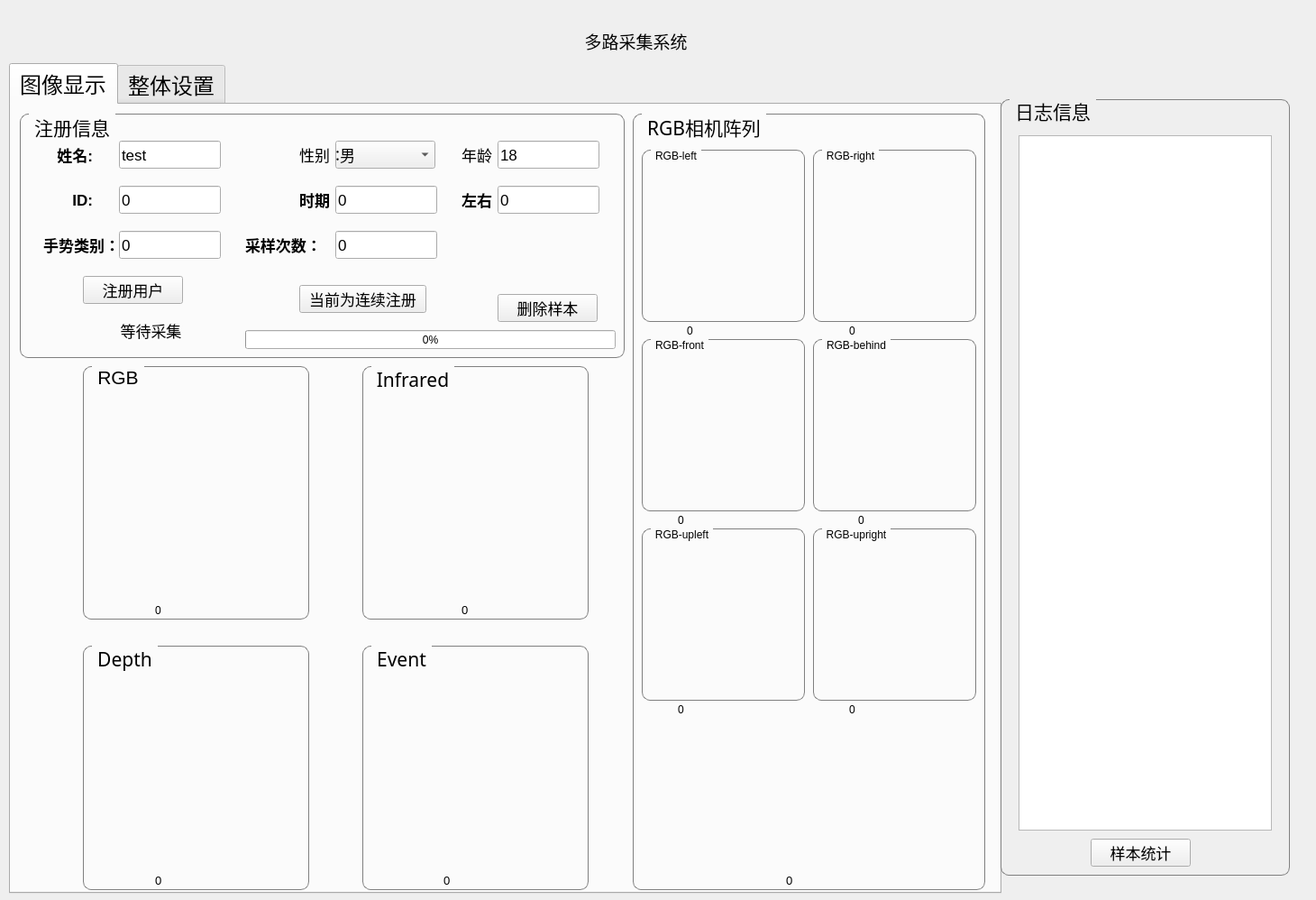
<?xml version="1.0" encoding="UTF-8"?>
<ui version="4.0">
 <class>MAIN_WINDOW</class>
 <widget class="QWidget" name="MAIN_WINDOW">
  <property name="geometry">
   <rect>
    <x>0</x>
    <y>0</y>
    <width>1460</width>
    <height>998</height>
   </rect>
  </property>
  <property name="windowTitle">
   <string>MAIN_WINDOW</string>
  </property>
  <widget class="QTabWidget" name="tabWidget">
   <property name="geometry">
    <rect>
     <x>10</x>
     <y>70</y>
     <width>1101</width>
     <height>921</height>
    </rect>
   </property>
   <property name="font">
    <font>
     <family>AcadEref</family>
     <pointsize>18</pointsize>
    </font>
   </property>
   <property name="currentIndex">
    <number>0</number>
   </property>
   <widget class="QWidget" name="tab">
    <attribute name="title">
     <string>图像显示</string>
    </attribute>
    <widget class="QGroupBox" name="groupBox_RGB_0">
     <property name="geometry">
      <rect>
       <x>690</x>
       <y>10</y>
       <width>391</width>
       <height>861</height>
      </rect>
     </property>
     <property name="font">
      <font>
       <family>黑体</family>
       <pointsize>16</pointsize>
      </font>
     </property>
     <property name="styleSheet">
      <string notr="true">QGroupBox {     
border: 1px solid gray;     
border-radius: 9px;     
margin-top: 0.5em;
}

QGroupBox::title {     
subcontrol-origin: margin;     
left: 10px;     
padding: 0 3px 0 3px;
 }</string>
     </property>
     <property name="title">
      <string>RGB相机阵列</string>
     </property>
     <widget class="QGroupBox" name="groupBox_RGB_2">
      <property name="geometry">
       <rect>
        <x>10</x>
        <y>250</y>
        <width>181</width>
        <height>191</height>
       </rect>
      </property>
      <property name="font">
       <font>
        <family>Arial</family>
       </font>
      </property>
      <property name="title">
       <string>RGB-front</string>
      </property>
      <widget class="QLabel" name="label_RGB_2">
       <property name="geometry">
        <rect>
         <x>10</x>
         <y>20</y>
         <width>160</width>
         <height>160</height>
        </rect>
       </property>
       <property name="text">
        <string/>
       </property>
      </widget>
     </widget>
     <widget class="QGroupBox" name="groupBox_RGB_3">
      <property name="geometry">
       <rect>
        <x>200</x>
        <y>250</y>
        <width>181</width>
        <height>191</height>
       </rect>
      </property>
      <property name="font">
       <font>
        <family>Arial</family>
       </font>
      </property>
      <property name="title">
       <string>RGB-behind</string>
      </property>
      <widget class="QLabel" name="label_RGB_3">
       <property name="geometry">
        <rect>
         <x>10</x>
         <y>20</y>
         <width>160</width>
         <height>160</height>
        </rect>
       </property>
       <property name="text">
        <string/>
       </property>
      </widget>
     </widget>
     <widget class="QGroupBox" name="groupBox_RGB_4">
      <property name="geometry">
       <rect>
        <x>10</x>
        <y>460</y>
        <width>181</width>
        <height>191</height>
       </rect>
      </property>
      <property name="font">
       <font>
        <family>Arial</family>
       </font>
      </property>
      <property name="title">
       <string>RGB-upleft</string>
      </property>
      <widget class="QLabel" name="label_RGB_4">
       <property name="geometry">
        <rect>
         <x>10</x>
         <y>20</y>
         <width>160</width>
         <height>160</height>
        </rect>
       </property>
       <property name="text">
        <string/>
       </property>
      </widget>
     </widget>
     <widget class="QGroupBox" name="groupBox_RGB_5">
      <property name="geometry">
       <rect>
        <x>200</x>
        <y>460</y>
        <width>181</width>
        <height>191</height>
       </rect>
      </property>
      <property name="font">
       <font>
        <family>Arial</family>
       </font>
      </property>
      <property name="title">
       <string>RGB-upright</string>
      </property>
      <widget class="QLabel" name="label_RGB_5">
       <property name="geometry">
        <rect>
         <x>10</x>
         <y>20</y>
         <width>160</width>
         <height>160</height>
        </rect>
       </property>
       <property name="text">
        <string/>
       </property>
      </widget>
     </widget>
     <widget class="QLabel" name="label_frameRates_2">
      <property name="geometry">
       <rect>
        <x>50</x>
        <y>440</y>
        <width>101</width>
        <height>21</height>
       </rect>
      </property>
      <property name="text">
       <string>0</string>
      </property>
     </widget>
     <widget class="QLabel" name="label_frameRates_3">
      <property name="geometry">
       <rect>
        <x>250</x>
        <y>440</y>
        <width>101</width>
        <height>21</height>
       </rect>
      </property>
      <property name="text">
       <string>0</string>
      </property>
     </widget>
     <widget class="QLabel" name="label_frameRates_4">
      <property name="geometry">
       <rect>
        <x>50</x>
        <y>650</y>
        <width>111</width>
        <height>21</height>
       </rect>
      </property>
      <property name="text">
       <string>0</string>
      </property>
     </widget>
     <widget class="QLabel" name="label_frameRates_5">
      <property name="geometry">
       <rect>
        <x>240</x>
        <y>650</y>
        <width>111</width>
        <height>21</height>
       </rect>
      </property>
      <property name="text">
       <string>0</string>
      </property>
     </widget>
     <widget class="QGroupBox" name="groupBox_RGB_6">
      <property name="geometry">
       <rect>
        <x>10</x>
        <y>40</y>
        <width>181</width>
        <height>191</height>
       </rect>
      </property>
      <property name="font">
       <font>
        <family>Arial</family>
       </font>
      </property>
      <property name="title">
       <string>RGB-left</string>
      </property>
      <widget class="QLabel" name="label_RGB_6">
       <property name="geometry">
        <rect>
         <x>10</x>
         <y>20</y>
         <width>160</width>
         <height>160</height>
        </rect>
       </property>
       <property name="text">
        <string/>
       </property>
      </widget>
     </widget>
     <widget class="QLabel" name="label_frameRates_6">
      <property name="geometry">
       <rect>
        <x>60</x>
        <y>230</y>
        <width>111</width>
        <height>21</height>
       </rect>
      </property>
      <property name="text">
       <string>0</string>
      </property>
     </widget>
     <widget class="QGroupBox" name="groupBox_RGB_7">
      <property name="geometry">
       <rect>
        <x>200</x>
        <y>40</y>
        <width>181</width>
        <height>191</height>
       </rect>
      </property>
      <property name="font">
       <font>
        <family>Arial</family>
       </font>
      </property>
      <property name="title">
       <string>RGB-right</string>
      </property>
      <widget class="QLabel" name="label_RGB_7">
       <property name="geometry">
        <rect>
         <x>10</x>
         <y>20</y>
         <width>160</width>
         <height>160</height>
        </rect>
       </property>
       <property name="text">
        <string/>
       </property>
      </widget>
     </widget>
     <widget class="QLabel" name="label_frameRates_7">
      <property name="geometry">
       <rect>
        <x>240</x>
        <y>230</y>
        <width>111</width>
        <height>21</height>
       </rect>
      </property>
      <property name="text">
       <string>0</string>
      </property>
     </widget>
     <widget class="QLabel" name="label_Stereo">
      <property name="geometry">
       <rect>
        <x>30</x>
        <y>680</y>
        <width>321</width>
        <height>161</height>
       </rect>
      </property>
      <property name="text">
       <string/>
      </property>
     </widget>
     <widget class="QLabel" name="label_frameRates_Stereo">
      <property name="geometry">
       <rect>
        <x>170</x>
        <y>840</y>
        <width>101</width>
        <height>21</height>
       </rect>
      </property>
      <property name="font">
       <font>
        <pointsize>10</pointsize>
       </font>
      </property>
      <property name="text">
       <string>0</string>
      </property>
     </widget>
    </widget>
    <widget class="QGroupBox" name="groupBox_regist">
     <property name="geometry">
      <rect>
       <x>10</x>
       <y>10</y>
       <width>671</width>
       <height>271</height>
      </rect>
     </property>
     <property name="font">
      <font>
       <family>黑体</family>
       <pointsize>16</pointsize>
      </font>
     </property>
     <property name="styleSheet">
      <string notr="true">QGroupBox {     
border: 1px solid gray;     
border-radius: 9px;     
margin-top: 0.5em;
}

QGroupBox::title {     
subcontrol-origin: margin;     
left: 10px;     
padding: 0 3px 0 3px;
 }</string>
     </property>
     <property name="title">
      <string>注册信息</string>
     </property>
     <widget class="QLabel" name="label_NUM">
      <property name="geometry">
       <rect>
        <x>250</x>
        <y>130</y>
        <width>101</width>
        <height>31</height>
       </rect>
      </property>
      <property name="font">
       <font>
        <family>Arial</family>
        <pointsize>13</pointsize>
        <weight>75</weight>
        <bold>true</bold>
       </font>
      </property>
      <property name="text">
       <string>采样次数：</string>
      </property>
     </widget>
     <widget class="QLineEdit" name="lineEdit_NUM">
      <property name="geometry">
       <rect>
        <x>350</x>
        <y>130</y>
        <width>113</width>
        <height>31</height>
       </rect>
      </property>
      <property name="font">
       <font>
        <family>Arial</family>
        <pointsize>13</pointsize>
       </font>
      </property>
      <property name="text">
       <string>0</string>
      </property>
     </widget>
     <widget class="QLineEdit" name="lineEdit_ID">
      <property name="geometry">
       <rect>
        <x>110</x>
        <y>80</y>
        <width>113</width>
        <height>31</height>
       </rect>
      </property>
      <property name="font">
       <font>
        <family>Arial</family>
        <pointsize>13</pointsize>
       </font>
      </property>
      <property name="text">
       <string>0</string>
      </property>
     </widget>
     <widget class="QLabel" name="label_ID">
      <property name="geometry">
       <rect>
        <x>30</x>
        <y>80</y>
        <width>51</width>
        <height>31</height>
       </rect>
      </property>
      <property name="font">
       <font>
        <family>Arial</family>
        <pointsize>13</pointsize>
        <weight>75</weight>
        <bold>true</bold>
       </font>
      </property>
      <property name="text">
       <string>ID:</string>
      </property>
      <property name="alignment">
       <set>Qt::AlignRight|Qt::AlignTrailing|Qt::AlignVCenter</set>
      </property>
     </widget>
     <widget class="QPushButton" name="pushButton_regist">
      <property name="geometry">
       <rect>
        <x>70</x>
        <y>180</y>
        <width>111</width>
        <height>31</height>
       </rect>
      </property>
      <property name="font">
       <font>
        <family>Arial</family>
        <pointsize>13</pointsize>
       </font>
      </property>
      <property name="text">
       <string>注册用户</string>
      </property>
     </widget>
     <widget class="QPushButton" name="pushButton_del">
      <property name="geometry">
       <rect>
        <x>530</x>
        <y>200</y>
        <width>111</width>
        <height>31</height>
       </rect>
      </property>
      <property name="font">
       <font>
        <family>Arial</family>
        <pointsize>13</pointsize>
       </font>
      </property>
      <property name="text">
       <string>删除样本</string>
      </property>
     </widget>
     <widget class="QProgressBar" name="progressBar">
      <property name="geometry">
       <rect>
        <x>250</x>
        <y>240</y>
        <width>411</width>
        <height>21</height>
       </rect>
      </property>
      <property name="value">
       <number>0</number>
      </property>
     </widget>
     <widget class="QLabel" name="label_status">
      <property name="geometry">
       <rect>
        <x>50</x>
        <y>230</y>
        <width>191</width>
        <height>21</height>
       </rect>
      </property>
      <property name="font">
       <font>
        <family>Arial</family>
        <pointsize>13</pointsize>
       </font>
      </property>
      <property name="text">
       <string>等待采集</string>
      </property>
      <property name="alignment">
       <set>Qt::AlignCenter</set>
      </property>
     </widget>
     <widget class="QLabel" name="label_scene">
      <property name="geometry">
       <rect>
        <x>470</x>
        <y>80</y>
        <width>71</width>
        <height>31</height>
       </rect>
      </property>
      <property name="font">
       <font>
        <family>Arial</family>
        <pointsize>13</pointsize>
        <weight>75</weight>
        <bold>true</bold>
       </font>
      </property>
      <property name="text">
       <string>左右：</string>
      </property>
      <property name="alignment">
       <set>Qt::AlignRight|Qt::AlignTrailing|Qt::AlignVCenter</set>
      </property>
     </widget>
     <widget class="QLineEdit" name="lineEdit_lr">
      <property name="geometry">
       <rect>
        <x>530</x>
        <y>80</y>
        <width>113</width>
        <height>31</height>
       </rect>
      </property>
      <property name="font">
       <font>
        <family>Arial</family>
        <pointsize>13</pointsize>
       </font>
      </property>
      <property name="text">
       <string>0</string>
      </property>
     </widget>
     <widget class="QLineEdit" name="lineEdit_gesture_type">
      <property name="geometry">
       <rect>
        <x>110</x>
        <y>130</y>
        <width>113</width>
        <height>31</height>
       </rect>
      </property>
      <property name="font">
       <font>
        <family>Arial</family>
        <pointsize>13</pointsize>
       </font>
      </property>
      <property name="text">
       <string>0</string>
      </property>
     </widget>
     <widget class="QLabel" name="label_gesture_type">
      <property name="geometry">
       <rect>
        <x>0</x>
        <y>130</y>
        <width>111</width>
        <height>31</height>
       </rect>
      </property>
      <property name="font">
       <font>
        <family>Arial</family>
        <pointsize>13</pointsize>
        <weight>75</weight>
        <bold>true</bold>
       </font>
      </property>
      <property name="text">
       <string>手势类别：</string>
      </property>
      <property name="alignment">
       <set>Qt::AlignRight|Qt::AlignTrailing|Qt::AlignVCenter</set>
      </property>
     </widget>
     <widget class="QLabel" name="label_session">
      <property name="geometry">
       <rect>
        <x>290</x>
        <y>80</y>
        <width>71</width>
        <height>31</height>
       </rect>
      </property>
      <property name="font">
       <font>
        <family>Arial</family>
        <pointsize>13</pointsize>
        <weight>75</weight>
        <bold>true</bold>
       </font>
      </property>
      <property name="text">
       <string>时期：</string>
      </property>
      <property name="alignment">
       <set>Qt::AlignRight|Qt::AlignTrailing|Qt::AlignVCenter</set>
      </property>
     </widget>
     <widget class="QLineEdit" name="lineEdit_session">
      <property name="geometry">
       <rect>
        <x>350</x>
        <y>80</y>
        <width>113</width>
        <height>31</height>
       </rect>
      </property>
      <property name="font">
       <font>
        <family>Arial</family>
        <pointsize>13</pointsize>
       </font>
      </property>
      <property name="text">
       <string>0</string>
      </property>
     </widget>
     <widget class="QComboBox" name="comboBox_sex">
      <property name="geometry">
       <rect>
        <x>350</x>
        <y>30</y>
        <width>111</width>
        <height>31</height>
       </rect>
      </property>
      <property name="font">
       <font>
        <family>Arial</family>
        <pointsize>13</pointsize>
       </font>
      </property>
      <item>
       <property name="text">
        <string>男</string>
       </property>
      </item>
      <item>
       <property name="text">
        <string>女</string>
       </property>
      </item>
     </widget>
     <widget class="QLabel" name="label_sex">
      <property name="geometry">
       <rect>
        <x>270</x>
        <y>30</y>
        <width>91</width>
        <height>31</height>
       </rect>
      </property>
      <property name="font">
       <font>
        <family>Arial</family>
        <pointsize>13</pointsize>
       </font>
      </property>
      <property name="text">
       <string>性别：</string>
      </property>
      <property name="alignment">
       <set>Qt::AlignRight|Qt::AlignTrailing|Qt::AlignVCenter</set>
      </property>
     </widget>
     <widget class="QLabel" name="label_age">
      <property name="geometry">
       <rect>
        <x>450</x>
        <y>30</y>
        <width>91</width>
        <height>31</height>
       </rect>
      </property>
      <property name="font">
       <font>
        <family>Arial</family>
        <pointsize>13</pointsize>
       </font>
      </property>
      <property name="text">
       <string>年龄：</string>
      </property>
      <property name="alignment">
       <set>Qt::AlignRight|Qt::AlignTrailing|Qt::AlignVCenter</set>
      </property>
     </widget>
     <widget class="QLineEdit" name="lineEdit_age">
      <property name="geometry">
       <rect>
        <x>530</x>
        <y>30</y>
        <width>113</width>
        <height>31</height>
       </rect>
      </property>
      <property name="font">
       <font>
        <family>Arial</family>
        <pointsize>13</pointsize>
       </font>
      </property>
      <property name="text">
       <string>18</string>
      </property>
     </widget>
     <widget class="QLineEdit" name="lineEdit_name">
      <property name="geometry">
       <rect>
        <x>110</x>
        <y>30</y>
        <width>113</width>
        <height>31</height>
       </rect>
      </property>
      <property name="font">
       <font>
        <family>Arial</family>
        <pointsize>13</pointsize>
       </font>
      </property>
      <property name="text">
       <string>test</string>
      </property>
     </widget>
     <widget class="QLabel" name="label_name">
      <property name="geometry">
       <rect>
        <x>30</x>
        <y>30</y>
        <width>51</width>
        <height>31</height>
       </rect>
      </property>
      <property name="font">
       <font>
        <family>Arial</family>
        <pointsize>13</pointsize>
        <weight>75</weight>
        <bold>true</bold>
       </font>
      </property>
      <property name="text">
       <string>姓名:</string>
      </property>
      <property name="alignment">
       <set>Qt::AlignRight|Qt::AlignTrailing|Qt::AlignVCenter</set>
      </property>
     </widget>
     <widget class="QPushButton" name="pushButton_continue">
      <property name="geometry">
       <rect>
        <x>310</x>
        <y>190</y>
        <width>141</width>
        <height>31</height>
       </rect>
      </property>
      <property name="font">
       <font>
        <family>Arial</family>
        <pointsize>13</pointsize>
       </font>
      </property>
      <property name="text">
       <string>当前为连续注册</string>
      </property>
     </widget>
     <zorder>label_session</zorder>
     <zorder>lineEdit_session</zorder>
     <zorder>label_NUM</zorder>
     <zorder>lineEdit_NUM</zorder>
     <zorder>lineEdit_ID</zorder>
     <zorder>label_ID</zorder>
     <zorder>pushButton_regist</zorder>
     <zorder>pushButton_del</zorder>
     <zorder>progressBar</zorder>
     <zorder>label_status</zorder>
     <zorder>label_scene</zorder>
     <zorder>lineEdit_lr</zorder>
     <zorder>lineEdit_gesture_type</zorder>
     <zorder>label_gesture_type</zorder>
     <zorder>comboBox_sex</zorder>
     <zorder>label_sex</zorder>
     <zorder>label_age</zorder>
     <zorder>lineEdit_age</zorder>
     <zorder>lineEdit_name</zorder>
     <zorder>label_name</zorder>
     <zorder>pushButton_continue</zorder>
    </widget>
    <widget class="QGroupBox" name="groupBox_infrared">
     <property name="geometry">
      <rect>
       <x>390</x>
       <y>290</y>
       <width>251</width>
       <height>281</height>
      </rect>
     </property>
     <property name="font">
      <font>
       <family>黑体</family>
       <pointsize>16</pointsize>
      </font>
     </property>
     <property name="styleSheet">
      <string notr="true">QGroupBox {     
border: 1px solid gray;     
border-radius: 9px;     
margin-top: 0.5em;
}

QGroupBox::title {     
subcontrol-origin: margin;     
left: 10px;     
padding: 0 3px 0 3px;
 }</string>
     </property>
     <property name="title">
      <string>Infrared</string>
     </property>
     <widget class="QLabel" name="label_frameRates_inf">
      <property name="geometry">
       <rect>
        <x>110</x>
        <y>260</y>
        <width>101</width>
        <height>21</height>
       </rect>
      </property>
      <property name="font">
       <font>
        <pointsize>10</pointsize>
       </font>
      </property>
      <property name="text">
       <string>0</string>
      </property>
     </widget>
     <widget class="QLabel" name="label_infrared">
      <property name="geometry">
       <rect>
        <x>20</x>
        <y>30</y>
        <width>211</width>
        <height>211</height>
       </rect>
      </property>
      <property name="text">
       <string/>
      </property>
     </widget>
    </widget>
    <widget class="QGroupBox" name="groupBox_event">
     <property name="geometry">
      <rect>
       <x>390</x>
       <y>600</y>
       <width>251</width>
       <height>271</height>
      </rect>
     </property>
     <property name="font">
      <font>
       <family>黑体</family>
       <pointsize>16</pointsize>
      </font>
     </property>
     <property name="styleSheet">
      <string notr="true">QGroupBox {     
border: 1px solid gray;     
border-radius: 9px;     
margin-top: 0.5em;
}

QGroupBox::title {     
subcontrol-origin: margin;     
left: 10px;     
padding: 0 3px 0 3px;
 }</string>
     </property>
     <property name="title">
      <string>Event</string>
     </property>
     <widget class="QLabel" name="label_frameRates_event">
      <property name="geometry">
       <rect>
        <x>90</x>
        <y>250</y>
        <width>101</width>
        <height>21</height>
       </rect>
      </property>
      <property name="font">
       <font>
        <pointsize>10</pointsize>
       </font>
      </property>
      <property name="text">
       <string>0</string>
      </property>
     </widget>
     <widget class="QLabel" name="label_event">
      <property name="geometry">
       <rect>
        <x>20</x>
        <y>30</y>
        <width>211</width>
        <height>211</height>
       </rect>
      </property>
      <property name="text">
       <string/>
      </property>
     </widget>
    </widget>
    <widget class="QGroupBox" name="groupBox_Depth">
     <property name="geometry">
      <rect>
       <x>80</x>
       <y>600</y>
       <width>251</width>
       <height>271</height>
      </rect>
     </property>
     <property name="font">
      <font>
       <family>黑体</family>
       <pointsize>16</pointsize>
      </font>
     </property>
     <property name="styleSheet">
      <string notr="true">QGroupBox {     
border: 1px solid gray;     
border-radius: 9px;     
margin-top: 0.5em;
}

QGroupBox::title {     
subcontrol-origin: margin;     
left: 10px;     
padding: 0 3px 0 3px;
 }</string>
     </property>
     <property name="title">
      <string>Depth</string>
     </property>
     <widget class="QLabel" name="label_frameRates_Depth">
      <property name="geometry">
       <rect>
        <x>80</x>
        <y>250</y>
        <width>101</width>
        <height>21</height>
       </rect>
      </property>
      <property name="font">
       <font>
        <pointsize>10</pointsize>
       </font>
      </property>
      <property name="text">
       <string>0</string>
      </property>
     </widget>
     <widget class="QLabel" name="label_Depth">
      <property name="geometry">
       <rect>
        <x>20</x>
        <y>30</y>
        <width>211</width>
        <height>211</height>
       </rect>
      </property>
      <property name="text">
       <string/>
      </property>
     </widget>
    </widget>
    <widget class="QGroupBox" name="groupBox_RGB_1">
     <property name="geometry">
      <rect>
       <x>80</x>
       <y>290</y>
       <width>251</width>
       <height>281</height>
      </rect>
     </property>
     <property name="font">
      <font>
       <family>Arial</family>
       <pointsize>16</pointsize>
      </font>
     </property>
     <property name="styleSheet">
      <string notr="true">QGroupBox {     
border: 1px solid gray;     
border-radius: 9px;     
margin-top: 0.5em;
}

QGroupBox::title {     
subcontrol-origin: margin;     
left: 10px;     
padding: 0 3px 0 3px;
 }</string>
     </property>
     <property name="title">
      <string>RGB</string>
     </property>
     <widget class="QLabel" name="label_RGB">
      <property name="geometry">
       <rect>
        <x>20</x>
        <y>30</y>
        <width>211</width>
        <height>211</height>
       </rect>
      </property>
      <property name="text">
       <string/>
      </property>
     </widget>
     <widget class="QLabel" name="label_frameRates_1">
      <property name="geometry">
       <rect>
        <x>80</x>
        <y>260</y>
        <width>101</width>
        <height>21</height>
       </rect>
      </property>
      <property name="text">
       <string>0</string>
      </property>
     </widget>
    </widget>
   </widget>
   <widget class="QWidget" name="tab_2">
    <attribute name="title">
     <string>整体设置</string>
    </attribute>
    <widget class="QLabel" name="label_sample_frame">
     <property name="geometry">
      <rect>
       <x>100</x>
       <y>70</y>
       <width>211</width>
       <height>41</height>
      </rect>
     </property>
     <property name="font">
      <font>
       <family>Arial</family>
       <pointsize>20</pointsize>
       <weight>50</weight>
       <bold>false</bold>
      </font>
     </property>
     <property name="text">
      <string>采样帧数：</string>
     </property>
     <property name="alignment">
      <set>Qt::AlignRight|Qt::AlignTrailing|Qt::AlignVCenter</set>
     </property>
    </widget>
    <widget class="QLineEdit" name="lineEdit_sample_frame">
     <property name="geometry">
      <rect>
       <x>340</x>
       <y>70</y>
       <width>91</width>
       <height>41</height>
      </rect>
     </property>
     <property name="font">
      <font>
       <family>Arial</family>
       <pointsize>20</pointsize>
       <weight>50</weight>
       <bold>false</bold>
      </font>
     </property>
     <property name="text">
      <string>240</string>
     </property>
    </widget>
    <widget class="QLabel" name="label_save_path">
     <property name="geometry">
      <rect>
       <x>130</x>
       <y>160</y>
       <width>171</width>
       <height>41</height>
      </rect>
     </property>
     <property name="font">
      <font>
       <family>Arial</family>
       <pointsize>20</pointsize>
       <weight>50</weight>
       <bold>false</bold>
      </font>
     </property>
     <property name="text">
      <string>存储路径：</string>
     </property>
     <property name="alignment">
      <set>Qt::AlignRight|Qt::AlignTrailing|Qt::AlignVCenter</set>
     </property>
    </widget>
    <widget class="QLineEdit" name="lineEdit_sample_save_path">
     <property name="geometry">
      <rect>
       <x>340</x>
       <y>160</y>
       <width>811</width>
       <height>41</height>
      </rect>
     </property>
     <property name="font">
      <font>
       <family>Arial</family>
       <pointsize>20</pointsize>
       <weight>50</weight>
       <bold>false</bold>
      </font>
     </property>
     <property name="text">
      <string>../data</string>
     </property>
    </widget>
    <widget class="QPushButton" name="pushButton_select_path">
     <property name="geometry">
      <rect>
       <x>1190</x>
       <y>160</y>
       <width>91</width>
       <height>41</height>
      </rect>
     </property>
     <property name="text">
      <string>选择</string>
     </property>
    </widget>
    <widget class="QGroupBox" name="groupBox_realsense">
     <property name="geometry">
      <rect>
       <x>180</x>
       <y>240</y>
       <width>201</width>
       <height>451</height>
      </rect>
     </property>
     <property name="font">
      <font>
       <family>黑体</family>
       <pointsize>16</pointsize>
      </font>
     </property>
     <property name="styleSheet">
      <string notr="true">QGroupBox {     
border: 1px solid gray;     
border-radius: 9px;     
margin-top: 0.5em;
}

QGroupBox::title {     
subcontrol-origin: margin;     
left: 10px;     
padding: 0 3px 0 3px;
 }</string>
     </property>
     <property name="title">
      <string>realsense</string>
     </property>
     <widget class="QGroupBox" name="groupBox_realsense_RGB">
      <property name="geometry">
       <rect>
        <x>10</x>
        <y>20</y>
        <width>181</width>
        <height>191</height>
       </rect>
      </property>
      <property name="font">
       <font>
        <family>Arial</family>
       </font>
      </property>
      <property name="title">
       <string>RGB</string>
      </property>
      <widget class="QLabel" name="label_realsense_RGB">
       <property name="geometry">
        <rect>
         <x>10</x>
         <y>20</y>
         <width>160</width>
         <height>160</height>
        </rect>
       </property>
       <property name="text">
        <string/>
       </property>
      </widget>
     </widget>
     <widget class="QGroupBox" name="groupBox_realsense_Depth">
      <property name="geometry">
       <rect>
        <x>10</x>
        <y>230</y>
        <width>181</width>
        <height>191</height>
       </rect>
      </property>
      <property name="font">
       <font>
        <family>Arial</family>
       </font>
      </property>
      <property name="title">
       <string>Depth</string>
      </property>
      <widget class="QLabel" name="label_realsense_Depth">
       <property name="geometry">
        <rect>
         <x>10</x>
         <y>20</y>
         <width>160</width>
         <height>160</height>
        </rect>
       </property>
       <property name="text">
        <string/>
       </property>
      </widget>
     </widget>
     <widget class="QLabel" name="label_frameRates_realsnece_1">
      <property name="geometry">
       <rect>
        <x>50</x>
        <y>210</y>
        <width>101</width>
        <height>21</height>
       </rect>
      </property>
      <property name="font">
       <font>
        <pointsize>10</pointsize>
       </font>
      </property>
      <property name="text">
       <string>0</string>
      </property>
     </widget>
     <widget class="QLabel" name="label_frameRates_realsnece_2">
      <property name="geometry">
       <rect>
        <x>50</x>
        <y>420</y>
        <width>101</width>
        <height>21</height>
       </rect>
      </property>
      <property name="font">
       <font>
        <pointsize>10</pointsize>
       </font>
      </property>
      <property name="text">
       <string>0</string>
      </property>
     </widget>
    </widget>
   </widget>
  </widget>
  <widget class="QLabel" name="label">
   <property name="geometry">
    <rect>
     <x>630</x>
     <y>30</y>
     <width>151</width>
     <height>31</height>
    </rect>
   </property>
   <property name="font">
    <font>
     <family>黑体</family>
     <pointsize>14</pointsize>
    </font>
   </property>
   <property name="text">
    <string>多路采集系统</string>
   </property>
   <property name="alignment">
    <set>Qt::AlignCenter</set>
   </property>
  </widget>
  <widget class="QLabel" name="label_scut">
   <property name="geometry">
    <rect>
     <x>530</x>
     <y>10</y>
     <width>72</width>
     <height>71</height>
    </rect>
   </property>
   <property name="autoFillBackground">
    <bool>false</bool>
   </property>
   <property name="text">
    <string/>
   </property>
   <property name="scaledContents">
    <bool>true</bool>
   </property>
  </widget>
  <widget class="QLabel" name="label_BIP">
   <property name="geometry">
    <rect>
     <x>790</x>
     <y>10</y>
     <width>72</width>
     <height>71</height>
    </rect>
   </property>
   <property name="text">
    <string/>
   </property>
   <property name="scaledContents">
    <bool>true</bool>
   </property>
  </widget>
  <widget class="QGroupBox" name="groupBox_log">
   <property name="geometry">
    <rect>
     <x>1110</x>
     <y>110</y>
     <width>321</width>
     <height>861</height>
    </rect>
   </property>
   <property name="font">
    <font>
     <family>Arial</family>
     <pointsize>16</pointsize>
    </font>
   </property>
   <property name="styleSheet">
    <string notr="true">QGroupBox {     
border: 1px solid gray;     
border-radius: 9px;     
margin-top: 0.5em;
}

QGroupBox::title {     
subcontrol-origin: margin;     
left: 10px;     
padding: 0 3px 0 3px;
 }</string>
   </property>
   <property name="title">
    <string>日志信息</string>
   </property>
   <widget class="QTextBrowser" name="textBrowser_log">
    <property name="geometry">
     <rect>
      <x>20</x>
      <y>40</y>
      <width>281</width>
      <height>771</height>
     </rect>
    </property>
   </widget>
   <widget class="QPushButton" name="pushButton_analyze">
    <property name="geometry">
     <rect>
      <x>100</x>
      <y>820</y>
      <width>111</width>
      <height>31</height>
     </rect>
    </property>
    <property name="font">
     <font>
      <family>Arial</family>
      <pointsize>13</pointsize>
     </font>
    </property>
    <property name="text">
     <string>样本统计</string>
    </property>
   </widget>
  </widget>
 </widget>
 <resources/>
 <connections/>
</ui>
